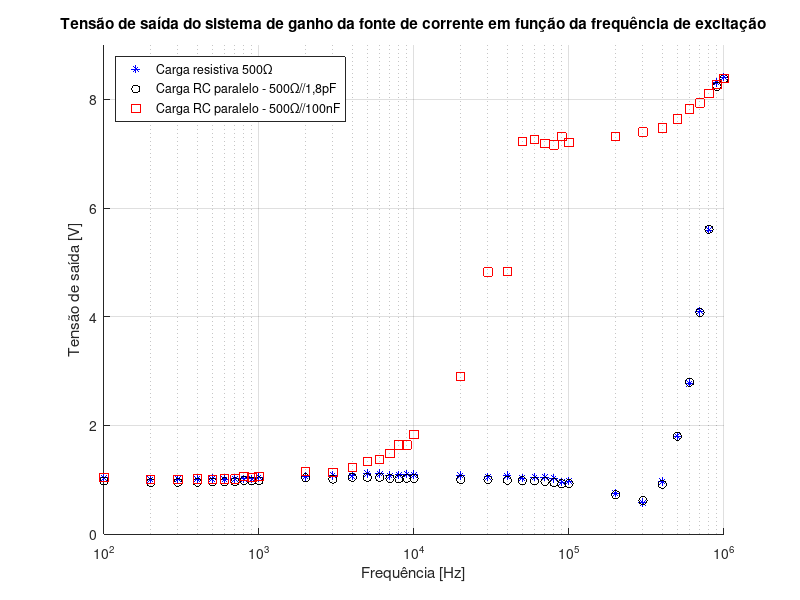

MATLAB code to generate this figure:
#pkg install -forge control;
pkg load control; #carrega o pacote de controle
clear all;
close all;
clc;
set (gcf, "graphicssmoothing", "off");

Carga_R =  load("tensao_saida_Carga_R_500.txt");#tensao sobre a carga (V)
Carga_R = Carga_R; #transpoe o vetor de tensoes sobre as cargas

Carga_RC1 =  load("tensao_saida_Carga_RC_500_1_8p.txt");#tensao sobre a carga (V)
Carga_RC1 = Carga_RC1; #transpoe o vetor de tensoes sobre as cargas

Carga_RC2 =  load("tensao_saida_Carga_RC_500_100n.txt");#tensao sobre a carga (V)
Carga_RC2 = Carga_RC2; #transpoe o vetor de tensoes sobre as cargas



frequencias = load("frequencias.txt") ; #frequencias analisadas
frequencias = frequencias';



######encontrar o ajuste de curva por interpolacao polinomial######
%p = polyfit(frequencias, I_ajustada,6); #devolve os coeficientes do polinomio, ultimo argumento eh o grau
%p_1 = polyfit(frequencias, I_N_ajustada,6); #devolve os coeficientes do polinomio, ultimo argumento eh o grau

#ir testando o grau que melhor se ajusta aos pontos

xmin = frequencias(1);
xmax = frequencias(length(frequencias));

xx = xmin:0.1:xmax; #vetor de x

%xx_1 = cargas_1(1):0.1:cargas_1(length(cargas_1)); #vetor de x
%xx_2 = cargas_2(1):0.1:cargas_2(length(cargas_2)); #vetor de x


%yy = polyval(p,xx); #vetor de y
%yy_1 = polyval(p_1,xx); #vetor de y
%yy_2 = polyval(p_2,xx_2); #vetor de y

figure(1); hold on
semilogx( frequencias, Carga_R, 'b*', 'linewidth', 1);
semilogx( frequencias, Carga_RC1, 'ko', 'linewidth', 1);
semilogx( frequencias, Carga_RC2, 'rs', 'linewidth', 1);


%semilogx(xx,yy_1,'k', 'linewidth', 2, frequencias, I_N_ajustada, 'ks');
%loglog(xx_2,yy_2,'c', 'linewidth', 2, cargas_2, Iload_2, 'm*');

%line ([xmin xmax], [1 1], "linestyle", ":","color", "r", 'linewidth', 2);


%line ([38000 38000], [0.1 4], "linestyle", ":", "color", "r", 'linewidth', 2);
%line ([5490 5490], [0.1 4], "linestyle", ":", "color", "b", 'linewidth', 2);
%line ([1094 1094], [0.1 4], "linestyle", ":", "color", "c", 'linewidth', 2);
 #ponto em que ocorre saturacao do ampOp SEMPRE ALTERAR


%gggggggggggggg = text(22000, 1.5,['38k \Omega \rightarrow  '])
%ggggggggggg = text(6000, 1.5,['\leftarrow  5.5k \Omega  '])
%ggggggggg = text(700, 1.5,['1k \Omega \rightarrow  '])



#caso queira imprimir o polinomio no gráfico:
%s = sprintf('y =(%.1f) x^2 +(%.5f) x + (%.5f)',p(1),p(2), p(3));
#text(100,0.4,s) #posição do polinomio no gráfico

title('Tensão de saída do sistema de ganho da fonte de corrente em função da frequência de excitação');
ylabel('Tensão de saída [V]');
xlabel('Frequência [Hz]');
h = legend ("Carga resistiva 500Ω","Carga RC paralelo - 500Ω//1,8pF",
"Carga RC paralelo - 500Ω//100nF");

legend(h,'Location','northwest'	);
xlim ([xmin,xmax])
ylim ([0.0,9.0])


grid on

saveas(1,'correnteXfreq_Tensao_saida.jpg')

#coeficientes do polinomio
%p(1)
%p(2)
